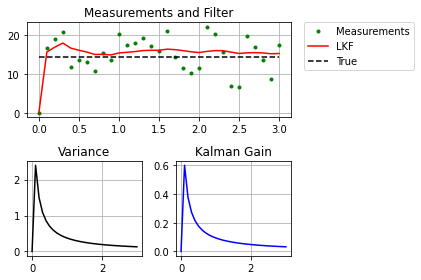

The script that drew this image:
"""

linear kalman filter (EKF) simple battery measurement example

author: Conrad Salinas

port: https://github.com/philbooks/Kalman-Filter-for-Beginners

===

show_animation:                    Flag for showing each animation frame

DT [1x1]:                          Duration of time step
SIM_TIME [1x1]:
BATT_VOLT [1x1]:
MEAN_ERR [1x1]:
STD_SER [1x1]:

x_init [1x1]:
P_init [1x1]:
Q [1x1]:                           Process noise covariance
R [1x1]:                           Sensor noise covariance
A [1x1]:
H [1x1]:
Pp [1x1]:                          Prediction of the error covariance
Pe [1x1]:                          Computation of the error covariance
K [1x1]:                           Kalman gain
xp [1x1]:
x_est [1x1]:


"""


#===== Imports


import math

import matplotlib.pyplot as plt
import numpy as np


#===== Constants


# [1x1]
Q = np.array([0]) # Process noise covariance
# [1x1]
R = np.array([4])  # Sensor noise covariance
# [1x1]
A = np.array([1]) 
# [1x1]
H = np.array([1]) 
# [1x1]
Pp = np.array([0]) # Prediction of the error covariance
# [1x1]
Pe = np.array([0]) # Computation of the error covariance
# [1x1]
K = np.array([0]) # Kalman gain
# [1x1]
x_init = np.array([14]) # inital measurement
# [1x1]
P_init = np.array([6]) # inital variance
# [1x1]
xp = np.array([0]) 
# [1x1]
x_est = np.array([0]) 

DT = 0.1  # time tick [s]
SIM_TIME = 3  # simulation time [s]
BATT_VOLT = 14.4
MEAN_ERR = 0
STD_ERR = 4

show_animation = True


#===== Common Implementation Methods


# out: [1x1]
def calc_input():
    # [1x1] = [1x1] + [1x1] + [1x1]
    w = MEAN_ERR + STD_ERR * np.random.randn(1, 1)
    # [1x1] = [1x1] + [1x1]
    z = BATT_VOLT + w

    return z

# out: [1x1], out: [1x1], out: [1x1]
# in: [1x1], in: [1x1], in: [1x1], in: [1x1]
def linear_kalman(z, x1, P1, first_run):
    if first_run:
        # 1. Prediction of estimate
        # [1x1] = [1x1] * [1x1]
        xp = A * x_init             
        # [1x1] = [1x1] * [1x1] * [1x1]
        # Prediction of the error covariance
        Pp = A * P_init * (A).T     
    else: 
        # [1x1] = [1x1] * [1x1]
        xp = A * x1 
        # [1x1] = [1x1] * [1x1] * [1x1]
        Pp = A * P1 * (A).T 
    
    # 2. Compution of Kalman gain
    # [1x1] = [1x1] *  [1x1] * (1 / ([1x1] * [1x1] * [1x1] + [1x1])) 
    K = Pp * (H).T * (1 / (H * Pp * (H).T + R)) 
    
    
    # 3. Computaion of the estimate
    # [1x1] = [1x1] + [1x1] * ([1x1] - [1x1] * [1x1])
    x_est = xp + K * (z - H * xp)   
    
    
    
    # 4. Computaion of the error covariance
    # [1x1] = [1x1] - [1x1] * [1x1] * [1x1]
    Pe = Pp - K * H * Pp            
    
    return x_est, K, Pe


#===== Main Method


def main():
    print(__file__ + " start!!")

    nx = 1  # State Vector [1]
    # [1x1]
    xEst = np.zeros((nx, 1)) 
    # [1x1]
    xTrue = np.zeros((nx, 1))
    # [1x1]
    PEst = np.eye(nx)
    # [1x1]
    xDR = np.zeros((nx, 1))  

    # history
    # [1x1]
    hxTime = 0
    # [1x1]
    hxK = 0
    # [1x1]
    hxPEst = 0
    # [1x1]
    hxIdx = 0
    # [1x1]
    hxEst = xEst
    # [1x1]
    hxTrue = BATT_VOLT
    # [1x1]
    hxDR = xTrue
    
    time = 0.0
    first_run = True
    idx = 0

    while SIM_TIME >= time:
        time += DT
        # [2x1] = ()
        u = calc_input()

        if first_run:
             # [1x1], [1x1], [1x1] = ([1x1], [1x1], [1x1], [1x1])
             xEst, K, PEst = linear_kalman(u, xEst, PEst, first_run)
             first_run = False
        else:
             # [1x1], [1x1],[1x1] = ([1x1], [1x1], [1x1], [1x1])
             xEst, K, PEst = linear_kalman(u, xEst, PEst, first_run)
            
        #print(u, xEst, K, PEst)
        
        # store data history
        # [1x(n+1)] = ([1xn], [1x1])
        hxTrue = np.hstack((hxTrue, BATT_VOLT))
        # [1x(n+1)] = ([1xn], [1x1])
        hxTime = np.hstack((hxTime, time))
        # [1x(n+1)] = ([1xn], [1x1])
        hxK = np.hstack((hxK, K))
        # [1x(n+1)] = ([1xn], [1x1])
        hxPEst = np.hstack((hxPEst, PEst))
        # [1x(n+1)] = ([1xn], [1x1])
        hxIdx = np.hstack((hxIdx, idx))
        # [1x(n+1)] = ([1xn], [1x1])
        hxEst = np.hstack((hxEst, xEst))
        # [1x(n+1)] = ([1xn], [1x1])
        hxDR = np.hstack((hxDR, u))
        
        # 
        idx = idx + 1
        
        if show_animation:
            plt.cla()
            # for stopping simulation with the esc key.
            plt.gcf().canvas.mpl_connect('key_release_event',
                    lambda event: [exit(0) if event.key == 'escape' else None])
            plt.subplot(211)
            plt.title('Measurements and Filter')
            plt.plot(hxTime, hxDR[:].flatten(), ".g")
            plt.plot(hxTime, hxEst[:].flatten(), "-r")
            plt.plot(hxTime, hxTrue, "--k")
            plt.legend(['Measurements','LKF','True'], 
                       bbox_to_anchor=(1.05, 1), 
                       loc='upper left', 
                       borderaxespad=0)
            plt.grid(True)
            plt.subplot(223)
            plt.title('Variance')
            plt.plot(hxTime, hxPEst, "-k")
            plt.grid(True)
            plt.subplot(224)
            plt.title('Kalman Gain')
            plt.plot(hxTime, hxK, "-b")
            plt.grid(True)
            plt.tight_layout()
            plt.pause(0.001)


#===== Script Start


if __name__ == '__main__':
    main()
